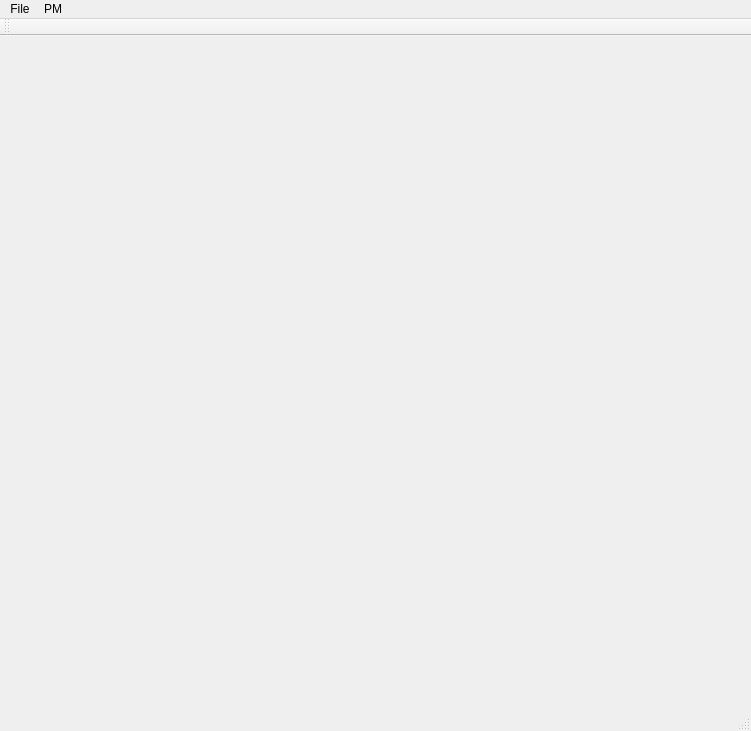
<?xml version="1.0" encoding="UTF-8"?>
<ui version="4.0">
 <class>MainWindowClass</class>
 <widget class="QMainWindow" name="MainWindowClass">
  <property name="geometry">
   <rect>
    <x>0</x>
    <y>0</y>
    <width>751</width>
    <height>731</height>
   </rect>
  </property>
  <property name="windowTitle">
   <string>MainWindow</string>
  </property>
  <widget class="QWidget" name="centralWidget"/>
  <widget class="QMenuBar" name="menuBar">
   <property name="geometry">
    <rect>
     <x>0</x>
     <y>0</y>
     <width>751</width>
     <height>21</height>
    </rect>
   </property>
   <widget class="QMenu" name="menuFile">
    <property name="title">
     <string>File</string>
    </property>
    <addaction name="actionExit"/>
   </widget>
   <widget class="QMenu" name="menuPM">
    <property name="title">
     <string>PM</string>
    </property>
    <addaction name="actionRandomGeneration"/>
    <addaction name="separator"/>
    <addaction name="actionGenerateTrainingData"/>
    <addaction name="actionGenerateTrainingDataTrunk"/>
    <addaction name="actionGenerateLocalTrainingData"/>
    <addaction name="separator"/>
    <addaction name="actionGeneratePredictedData"/>
    <addaction name="actionGeneratePredictedDataTrunk"/>
   </widget>
   <addaction name="menuFile"/>
   <addaction name="menuPM"/>
  </widget>
  <widget class="QToolBar" name="mainToolBar">
   <attribute name="toolBarArea">
    <enum>TopToolBarArea</enum>
   </attribute>
   <attribute name="toolBarBreak">
    <bool>false</bool>
   </attribute>
  </widget>
  <widget class="QStatusBar" name="statusBar"/>
  <action name="actionExit">
   <property name="text">
    <string>Exit</string>
   </property>
  </action>
  <action name="actionRandomGeneration">
   <property name="text">
    <string>Random Generation</string>
   </property>
   <property name="shortcut">
    <string>Ctrl+G</string>
   </property>
  </action>
  <action name="actionGenerateTrainingData">
   <property name="text">
    <string>Generate Training Data</string>
   </property>
  </action>
  <action name="actionGenerateLocalTrainingData">
   <property name="text">
    <string>Generate Local Training Data</string>
   </property>
  </action>
  <action name="actionGeneratePredictedData">
   <property name="text">
    <string>Generate Predicted Data</string>
   </property>
  </action>
  <action name="actionGenerateTrainingDataTrunk">
   <property name="text">
    <string>Generate Training Data (Trunk)</string>
   </property>
  </action>
  <action name="actionGeneratePredictedDataTrunk">
   <property name="text">
    <string>Generate Predicted Data (Trunk)</string>
   </property>
  </action>
 </widget>
 <layoutdefault spacing="6" margin="11"/>
 <resources>
  <include location="MainWindow.qrc"/>
 </resources>
 <connections/>
</ui>
